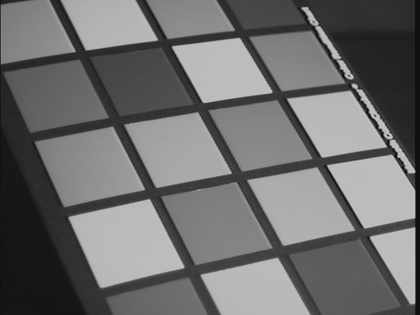
%> input picture hw1/hw1_release/data/img01.jpg, 420 x 315 px, shrunk from 640 x 480 before the run; its folder holds only this picture in this run
$ octave houghScript.m   (GNU Octave 9; MATLAB toolbox functions it lacks are replaced by stand-ins)
%> lines starting %> are read from the running program, lines starting %| are printed output that depends on the picture
### hw1/hw1_release/matlab/myImageFilter.m
function [img1] = myImageFilter(img0, h)

[a, b] = size(h);
[c, d] = size(img0);
img1 = zeros([c, d]);
img_t = padarray(img0,[(a-1)/2 (b-1)/2],'replicate');

for k = 1:a*b
    [i, j] = ind2sub([a, b], k);
    %i = round((k+1)/c, 0);
    %j = mod(k-1,d)+1;
    img1 = img1 + h(i,j) * img_t(i:i+c-1,j:j+d-1);
end

end

### hw1/hw1_release/matlab/myEdgeFilter.m
function [Im, Io, Ix, Iy] = myEdgeFilter(img, sigma)
hsize=2*ceil(3*sigma)+1;
h = fspecial('gaussian',hsize,sigma);
sobel_x = fspecial('sobel');

img_f = myImageFilter(img, h);
Ix = myImageFilter(img_f, sobel_x); % gradients in x = horizontal lines
Ix(Ix==0) = 0.00001;
Iy = myImageFilter(img_f, sobel_x'); % gradients in y = vertical lines

Im = sqrt(Ix.*Ix + Iy.*Iy);
Io = round(atan(Iy ./ Ix) / (pi / 2) * 2);
Io(Io == 0) = 0;
Io(Io == 1) = 1;
Io(Io == 2) = 2;
Io(Io == -1) = 3;
Io(Io == -2) = 2;

img_t = padarray(Im,[1 1],'replicate');

[a, b] = size(Im);

for i = 1:a
    for j = 1:b
        if Io(i,j) == 0 % gradient along x, look at x neighbors
            if max([img_t(i,j+1), img_t(i+2,j+1)]) > img_t(i+1,j+1)
                Im(i,j) = 0;
            end
            %Im(i,j) = max([img_t(i,j+1), img_t(i+1,j+1), img_t(i+2,j+1)]);
        elseif Io(i,j) == 1
            if max([img_t(i,j), img_t(i+2,j+2)]) > img_t(i+1,j+1)
                Im(i,j) = 0;
            end
        elseif Io(i,j) == 3
            if max([img_t(i+2,j), img_t(i,j+2)]) > img_t(i+1,j+1)
                Im(i,j) = 0;
            end
        elseif Io(i,j) == 2
            if max([img_t(i+1,j), img_t(i+1,j+2)]) > img_t(i+1,j+1)
                Im(i,j) = 0;
            end
        end
    end
end

Io = Io * pi / 4; % convert back to radians

%imshow(Ix)
%figure, imshow(Iy)
%figure, imshow(Im)
%figure, imshow(img_t)
%figure, imshow(Io)

end


### hw1/hw1_release/matlab/myHoughTransform.m
function [H, rhoScale, thetaScale] = myHoughTransform(Im, threshold, rhoRes, thetaRes)
%Your implementation here
%Im - grayscale image -
%threshold - prevents low gradient magnitude points from being included
%rhoRes - resolution of rhos - scalar
%thetaRes - resolution of theta - scalar

[a, b] = size(Im);

rho_maxval = sqrt(a*a + b*b);
rho_bins = 2 * ceil(rho_maxval / rhoRes) + 1;
rhoScale = 1:rho_bins;
rhoScale = rhoScale * rhoRes - (rhoRes)*ceil(rho_bins / 2);

theta_maxval = pi / 2;
theta_bins = 2 * ceil(theta_maxval / thetaRes);
thetaScale = 1:theta_bins;
thetaScale = thetaScale * thetaRes - (thetaRes / 2) * (theta_bins+1);

%cosines = cos(thetaScale);

H = zeros([theta_bins, rho_bins]);

for k = 1:a*b
%for k = 1920:3840
    [i, j] = ind2sub([a, b], k);
    if Im(i,j) > threshold
        mag = sqrt(i*i + j*j);
        phase = atan(-j/i);
        shifted_cosine = mag*cos(-thetaScale + phase + pi/2);
        %shift = round(phase / thetaRes);
        %shifted_cosine = circshift(cosines * mag, -shift);
        % indices = round((shifted_cosine / rhoRes) + 0.5, 0) + rho_bins / 2;
        % to use indices, have to flatten H

        for z = 1:theta_bins
            rho_bin_index = round(shifted_cosine(z) / rhoRes, 0) + ceil(rho_bins / 2);
            %this_val
            %rho_bin_index
            %thetaScale(z)
            %mag
            %phase
            %rho_bins
            %rhoScale
            %rho_maxval
            H(z,rho_bin_index) = H(z,rho_bin_index) + 1;
        end
    end
end

H = H';
[H_hough,theta_hough,rho_hough] = hough(Im > threshold,'RhoResolution',rhoRes,'ThetaResolution',thetaRes * 180 / pi);

% [22 lines of commented-out code are left out]

end


### hw1/hw1_release/matlab/myHoughLines.m
function [rhos, thetas] = myHoughLines(H, nLines)
[a, b] = size(H);
nms_size = 4;
H_temp = padarray(H,[nms_size nms_size],'replicate');

%figure, imshow(rescale(H), [0 0.5], 'InitialMagnification', 200)

%H(H<0.3) = 0;

for i = 0:(nms_size*2)
    for j = 0:(nms_size*2)
        H(H_temp(1+i:a+i,1+j:b+j) > H) = 0;
    end
end

%figure, imshow(rescale(H), [0 0.5], 'InitialMagnification', 200)

H_flat = reshape(H, a*b, 1);

[~,I] = maxk(H_flat, nLines);

[rhos, thetas] = ind2sub([a, b], I);

% [8 lines of commented-out code are left out]

end

### hw1/hw1_release/matlab/houghScript.m
clear;

datadir     = '../data';    %the directory containing the images
resultsdir  = '../results'; %the directory for dumping results

%parameters
sigma     = 3;
threshold = 0.07;
rhoRes    = 2;
thetaRes  = pi/90;
nLines    = 50;
%end of parameters

imglist = dir(sprintf('%s/*.jpg', datadir));

for i = 1:numel(imglist)
%for i = 1:1

    %read in images%
    [path, imgname, dummy] = fileparts(imglist(i).name);
    img = imread(sprintf('%s/%s', datadir, imglist(i).name));
%> img is the input picture: size 315x420 uint8; min 6, max 207, mean 109.7

    if (ndims(img) == 3)
        img = rgb2gray(img);
    end

    img = double(img) / 255;
%> img: size 315x420 double

    %actual Hough line code function calls%
    [Im Io Ix Iy] = myEdgeFilter(img, sigma);
%> in myEdgeFilter, `Ix(Ix==0) = 0.00001;`: Ix: size 315x420 double; min -0.542, max 0.543, mean -3.52e-06; mean of the top-left, top-right, bottom-left and bottom-right quarters 0.000767, -0.0117, 0.0119, -0.00109
%> in myEdgeFilter, `Iy = myImageFilter(img_f, sobel_x');`:
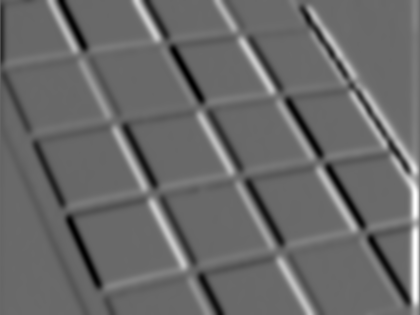
%> Iy: size 315x420 double; min -0.502, max 0.705, mean 0.000876; drawn with min black and max white
%> in myEdgeFilter, `Io(Io == -2) = 2;`:
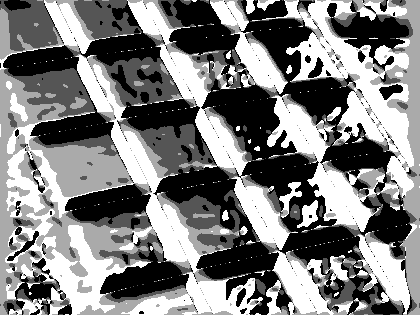
%> Io: size 315x420 double; min 0, max 3, mean 1.49; drawn with min black and max white
%> after the loop in myEdgeFilter, `for i = 1:a`:
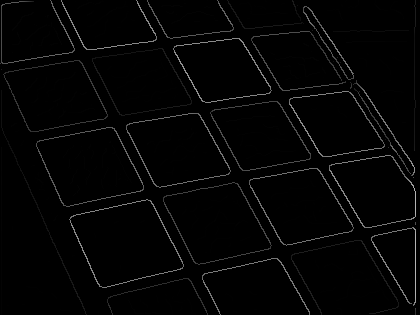
%> Im: size 315x420 double; min 0, max 0.705, mean 0.017
    [H,rhoScale,thetaScale] = myHoughTransform(Im, threshold, rhoRes, thetaRes);
%> after the loop in myHoughTransform, `for k = 1:a*b`:
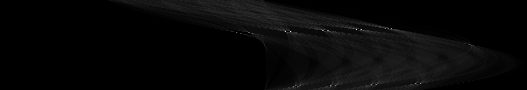
%> H: size 90x527 double; min 0, max 397, mean 12; drawn with min black and max white
%> after the loop in myHoughTransform, `for k = 1:a*b`: mag = 521.8; phase = -0.923; rho_bin_index = 425; shifted_cosine = 90 values, max 521.8 at index 64, min -307.7 at index 1, mean 264.8
%> in myHoughTransform, `[H_hough,theta_hough,rho_hough] = hough(Im > threshold,'RhoResolution'..`:
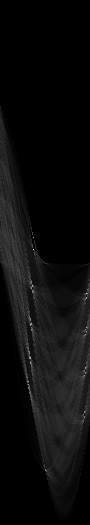
%> H_hough: size 525x90 double; min 0, max 244, mean 12.1
%> in myHoughTransform, `[H_hough,theta_hough,rho_hough] = hough(Im > threshold,'RhoResolution'..`: theta_hough = 90 values from -90 to 88; rho_hough = 525 values from -524 to 524
%> rhoScale = 527 values from -526 to 526; thetaScale = 90 values from -1.55 to 1.55
    [rhos, thetas] = myHoughLines(H, nLines);
%> in myHoughLines, `H_temp = padarray(H,[nms_size nms_size],'replicate');`:
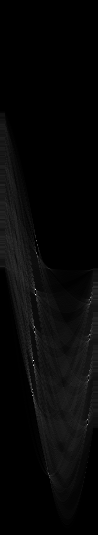
%> H_temp: size 535x98 double; min 0, max 397, mean 11.8; drawn with min black and max white
%> after the loop in myHoughLines, `for i = 0:(nms_size*2)`:
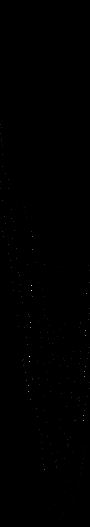
%> H: size 527x90 double; min 0, max 397, mean 0.3; drawn with min black and max white
%> the run ends on the next line
